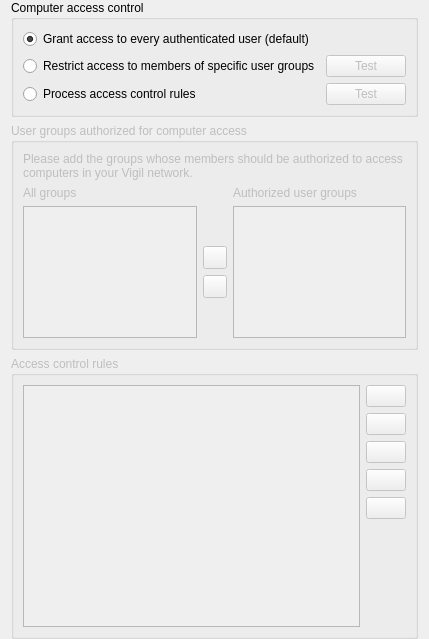
<?xml version="1.0" encoding="UTF-8"?>
<ui version="4.0">
 <class>AccessControlPage</class>
 <widget class="QWidget" name="AccessControlPage">
  <property name="windowTitle">
   <string notr="true">Form</string>
  </property>
  <layout class="QVBoxLayout" name="verticalLayout">
   <property name="topMargin">
    <number>0</number>
   </property>
   <property name="bottomMargin">
    <number>0</number>
   </property>
   <item>
    <widget class="QGroupBox" name="groupBox_19">
     <property name="title">
      <string>Computer access control</string>
     </property>
     <layout class="QGridLayout" name="gridLayout" columnstretch="1,0">
      <item row="2" column="0">
       <widget class="QRadioButton" name="isAccessControlRulesProcessingEnabled">
        <property name="text">
         <string>Process access control rules</string>
        </property>
        <attribute name="buttonGroup">
         <string notr="true">accessControlModeGroup</string>
        </attribute>
       </widget>
      </item>
      <item row="1" column="1">
       <widget class="QPushButton" name="testUserGroupsAccessControlButton">
        <property name="enabled">
         <bool>false</bool>
        </property>
        <property name="text">
         <string>Test</string>
        </property>
        <property name="icon">
         <iconset resource="../../core/resources/core.qrc">
          <normaloff>:/core/dialog-ok-apply.png</normaloff>:/core/dialog-ok-apply.png</iconset>
        </property>
       </widget>
      </item>
      <item row="2" column="1">
       <widget class="QPushButton" name="testAccessControlRulesButton">
        <property name="enabled">
         <bool>false</bool>
        </property>
        <property name="text">
         <string>Test</string>
        </property>
        <property name="icon">
         <iconset resource="../../core/resources/core.qrc">
          <normaloff>:/core/dialog-ok-apply.png</normaloff>:/core/dialog-ok-apply.png</iconset>
        </property>
       </widget>
      </item>
      <item row="0" column="0">
       <widget class="QRadioButton" name="skipAccessControl">
        <property name="text">
         <string>Grant access to every authenticated user (default)</string>
        </property>
        <property name="checked">
         <bool>true</bool>
        </property>
        <attribute name="buttonGroup">
         <string notr="true">accessControlModeGroup</string>
        </attribute>
       </widget>
      </item>
      <item row="1" column="0">
       <widget class="QRadioButton" name="isAccessRestrictedToUserGroups">
        <property name="text">
         <string>Restrict access to members of specific user groups</string>
        </property>
        <attribute name="buttonGroup">
         <string notr="true">accessControlModeGroup</string>
        </attribute>
       </widget>
      </item>
     </layout>
    </widget>
   </item>
   <item>
    <widget class="QGroupBox" name="groupBox">
     <property name="enabled">
      <bool>false</bool>
     </property>
     <property name="maximumSize">
      <size>
       <width>16777215</width>
       <height>400</height>
      </size>
     </property>
     <property name="title">
      <string>User groups authorized for computer access</string>
     </property>
     <layout class="QGridLayout" name="gridLayout_18">
      <item row="2" column="0">
       <widget class="QListWidget" name="allGroupsList">
        <property name="sizeAdjustPolicy">
         <enum>QAbstractScrollArea::AdjustToContents</enum>
        </property>
        <property name="sortingEnabled">
         <bool>true</bool>
        </property>
       </widget>
      </item>
      <item row="0" column="0" colspan="3">
       <widget class="QLabel" name="label_40">
        <property name="text">
         <string>Please add the groups whose members should be authorized to access computers in your Vigil network.</string>
        </property>
        <property name="wordWrap">
         <bool>true</bool>
        </property>
       </widget>
      </item>
      <item row="1" column="2">
       <widget class="QLabel" name="authorizedUserGroups">
        <property name="text">
         <string>Authorized user groups</string>
        </property>
       </widget>
      </item>
      <item row="2" column="2">
       <widget class="QListWidget" name="accessGroupsList">
        <property name="sizeAdjustPolicy">
         <enum>QAbstractScrollArea::AdjustToContents</enum>
        </property>
        <property name="sortingEnabled">
         <bool>true</bool>
        </property>
       </widget>
      </item>
      <item row="1" column="0">
       <widget class="QLabel" name="label_42">
        <property name="text">
         <string>All groups</string>
        </property>
       </widget>
      </item>
      <item row="2" column="1">
       <layout class="QVBoxLayout" name="verticalLayout_18">
        <item>
         <spacer name="verticalSpacer_15">
          <property name="orientation">
           <enum>Qt::Vertical</enum>
          </property>
          <property name="sizeHint" stdset="0">
           <size>
            <width>20</width>
            <height>40</height>
           </size>
          </property>
         </spacer>
        </item>
        <item>
         <widget class="QToolButton" name="addAccessGroupButton">
          <property name="icon">
           <iconset resource="../../core/resources/core.qrc">
            <normaloff>:/core/go-next.png</normaloff>:/core/go-next.png</iconset>
          </property>
         </widget>
        </item>
        <item>
         <widget class="QToolButton" name="removeAccessGroupButton">
          <property name="icon">
           <iconset resource="../../core/resources/core.qrc">
            <normaloff>:/core/go-previous.png</normaloff>:/core/go-previous.png</iconset>
          </property>
         </widget>
        </item>
        <item>
         <spacer name="verticalSpacer_16">
          <property name="orientation">
           <enum>Qt::Vertical</enum>
          </property>
          <property name="sizeHint" stdset="0">
           <size>
            <width>20</width>
            <height>40</height>
           </size>
          </property>
         </spacer>
        </item>
       </layout>
      </item>
     </layout>
    </widget>
   </item>
   <item>
    <widget class="QGroupBox" name="groupBox_2">
     <property name="enabled">
      <bool>false</bool>
     </property>
     <property name="title">
      <string>Access control rules</string>
     </property>
     <layout class="QGridLayout" name="gridLayout_23">
      <item row="6" column="1">
       <spacer name="verticalSpacer_12">
        <property name="orientation">
         <enum>Qt::Vertical</enum>
        </property>
        <property name="sizeHint" stdset="0">
         <size>
          <width>20</width>
          <height>88</height>
         </size>
        </property>
       </spacer>
      </item>
      <item row="3" column="1">
       <widget class="QPushButton" name="moveAccessControlRuleUpButton">
        <property name="toolTip">
         <string>Move selected rule up</string>
        </property>
        <property name="icon">
         <iconset resource="../../core/resources/core.qrc">
          <normaloff>:/core/go-up.png</normaloff>:/core/go-up.png</iconset>
        </property>
       </widget>
      </item>
      <item row="2" column="1">
       <widget class="QPushButton" name="editAccessControlRuleButton">
        <property name="toolTip">
         <string>Edit selected rule</string>
        </property>
        <property name="text">
         <string/>
        </property>
        <property name="icon">
         <iconset resource="../../core/resources/core.qrc">
          <normaloff>:/core/document-edit.png</normaloff>:/core/document-edit.png</iconset>
        </property>
       </widget>
      </item>
      <item row="0" column="1">
       <widget class="QPushButton" name="addAccessControlRuleButton">
        <property name="toolTip">
         <string>Add access control rule</string>
        </property>
        <property name="text">
         <string/>
        </property>
        <property name="icon">
         <iconset resource="../../core/resources/core.qrc">
          <normaloff>:/core/list-add.png</normaloff>:/core/list-add.png</iconset>
        </property>
       </widget>
      </item>
      <item row="1" column="1">
       <widget class="QPushButton" name="removeAccessControlRule">
        <property name="toolTip">
         <string>Remove access control rule</string>
        </property>
        <property name="text">
         <string/>
        </property>
        <property name="icon">
         <iconset resource="../../core/resources/core.qrc">
          <normaloff>:/core/edit-delete.png</normaloff>:/core/edit-delete.png</iconset>
        </property>
       </widget>
      </item>
      <item row="0" column="0" rowspan="7">
       <widget class="QListView" name="accessControlRulesView">
        <property name="sizeAdjustPolicy">
         <enum>QAbstractScrollArea::AdjustToContents</enum>
        </property>
        <property name="editTriggers">
         <set>QAbstractItemView::NoEditTriggers</set>
        </property>
       </widget>
      </item>
      <item row="4" column="1">
       <widget class="QPushButton" name="moveAccessControlRuleDownButton">
        <property name="toolTip">
         <string>Move selected rule down</string>
        </property>
        <property name="icon">
         <iconset resource="../../core/resources/core.qrc">
          <normaloff>:/core/go-down.png</normaloff>:/core/go-down.png</iconset>
        </property>
       </widget>
      </item>
      <item row="5" column="1">
       <widget class="QLabel" name="accessControlRules">
        <property name="text">
         <string/>
        </property>
       </widget>
      </item>
     </layout>
    </widget>
   </item>
  </layout>
 </widget>
 <tabstops>
  <tabstop>skipAccessControl</tabstop>
  <tabstop>isAccessRestrictedToUserGroups</tabstop>
  <tabstop>isAccessControlRulesProcessingEnabled</tabstop>
  <tabstop>testUserGroupsAccessControlButton</tabstop>
  <tabstop>testAccessControlRulesButton</tabstop>
  <tabstop>allGroupsList</tabstop>
  <tabstop>addAccessGroupButton</tabstop>
  <tabstop>removeAccessGroupButton</tabstop>
  <tabstop>accessGroupsList</tabstop>
  <tabstop>accessControlRulesView</tabstop>
  <tabstop>addAccessControlRuleButton</tabstop>
  <tabstop>removeAccessControlRule</tabstop>
  <tabstop>editAccessControlRuleButton</tabstop>
  <tabstop>moveAccessControlRuleUpButton</tabstop>
  <tabstop>moveAccessControlRuleDownButton</tabstop>
 </tabstops>
 <resources>
  <include location="../../core/resources/core.qrc"/>
 </resources>
 <connections>
  <connection>
   <sender>addAccessGroupButton</sender>
   <signal>clicked()</signal>
   <receiver>AccessControlPage</receiver>
   <slot>addAccessGroup()</slot>
   <hints>
    <hint type="sourcelabel">
     <x>494</x>
     <y>412</y>
    </hint>
    <hint type="destinationlabel">
     <x>494</x>
     <y>404</y>
    </hint>
   </hints>
  </connection>
  <connection>
   <sender>removeAccessGroupButton</sender>
   <signal>clicked()</signal>
   <receiver>AccessControlPage</receiver>
   <slot>removeAccessGroup()</slot>
   <hints>
    <hint type="sourcelabel">
     <x>494</x>
     <y>455</y>
    </hint>
    <hint type="destinationlabel">
     <x>494</x>
     <y>404</y>
    </hint>
   </hints>
  </connection>
  <connection>
   <sender>addAccessControlRuleButton</sender>
   <signal>clicked()</signal>
   <receiver>AccessControlPage</receiver>
   <slot>addAccessControlRule()</slot>
   <hints>
    <hint type="sourcelabel">
     <x>935</x>
     <y>580</y>
    </hint>
    <hint type="destinationlabel">
     <x>494</x>
     <y>404</y>
    </hint>
   </hints>
  </connection>
  <connection>
   <sender>removeAccessControlRule</sender>
   <signal>clicked()</signal>
   <receiver>AccessControlPage</receiver>
   <slot>removeAccessControlRule()</slot>
   <hints>
    <hint type="sourcelabel">
     <x>935</x>
     <y>622</y>
    </hint>
    <hint type="destinationlabel">
     <x>494</x>
     <y>404</y>
    </hint>
   </hints>
  </connection>
  <connection>
   <sender>editAccessControlRuleButton</sender>
   <signal>clicked()</signal>
   <receiver>AccessControlPage</receiver>
   <slot>editAccessControlRule()</slot>
   <hints>
    <hint type="sourcelabel">
     <x>935</x>
     <y>665</y>
    </hint>
    <hint type="destinationlabel">
     <x>494</x>
     <y>404</y>
    </hint>
   </hints>
  </connection>
  <connection>
   <sender>moveAccessControlRuleDownButton</sender>
   <signal>clicked()</signal>
   <receiver>AccessControlPage</receiver>
   <slot>moveAccessControlRuleDown()</slot>
   <hints>
    <hint type="sourcelabel">
     <x>935</x>
     <y>749</y>
    </hint>
    <hint type="destinationlabel">
     <x>494</x>
     <y>404</y>
    </hint>
   </hints>
  </connection>
  <connection>
   <sender>moveAccessControlRuleUpButton</sender>
   <signal>clicked()</signal>
   <receiver>AccessControlPage</receiver>
   <slot>moveAccessControlRuleUp()</slot>
   <hints>
    <hint type="sourcelabel">
     <x>935</x>
     <y>707</y>
    </hint>
    <hint type="destinationlabel">
     <x>494</x>
     <y>404</y>
    </hint>
   </hints>
  </connection>
  <connection>
   <sender>isAccessRestrictedToUserGroups</sender>
   <signal>toggled(bool)</signal>
   <receiver>groupBox</receiver>
   <slot>setEnabled(bool)</slot>
   <hints>
    <hint type="sourcelabel">
     <x>494</x>
     <y>114</y>
    </hint>
    <hint type="destinationlabel">
     <x>494</x>
     <y>354</y>
    </hint>
   </hints>
  </connection>
  <connection>
   <sender>isAccessControlRulesProcessingEnabled</sender>
   <signal>toggled(bool)</signal>
   <receiver>groupBox_2</receiver>
   <slot>setEnabled(bool)</slot>
   <hints>
    <hint type="sourcelabel">
     <x>494</x>
     <y>160</y>
    </hint>
    <hint type="destinationlabel">
     <x>494</x>
     <y>660</y>
    </hint>
   </hints>
  </connection>
  <connection>
   <sender>accessControlRulesView</sender>
   <signal>doubleClicked(QModelIndex)</signal>
   <receiver>AccessControlPage</receiver>
   <slot>editAccessControlRule()</slot>
   <hints>
    <hint type="sourcelabel">
     <x>331</x>
     <y>791</y>
    </hint>
    <hint type="destinationlabel">
     <x>983</x>
     <y>527</y>
    </hint>
   </hints>
  </connection>
  <connection>
   <sender>testUserGroupsAccessControlButton</sender>
   <signal>clicked()</signal>
   <receiver>AccessControlPage</receiver>
   <slot>testUserGroupsAccessControl()</slot>
   <hints>
    <hint type="sourcelabel">
     <x>920</x>
     <y>118</y>
    </hint>
    <hint type="destinationlabel">
     <x>986</x>
     <y>114</y>
    </hint>
   </hints>
  </connection>
  <connection>
   <sender>testAccessControlRulesButton</sender>
   <signal>clicked()</signal>
   <receiver>AccessControlPage</receiver>
   <slot>testAccessControlRules()</slot>
   <hints>
    <hint type="sourcelabel">
     <x>933</x>
     <y>167</y>
    </hint>
    <hint type="destinationlabel">
     <x>984</x>
     <y>162</y>
    </hint>
   </hints>
  </connection>
  <connection>
   <sender>isAccessRestrictedToUserGroups</sender>
   <signal>toggled(bool)</signal>
   <receiver>testUserGroupsAccessControlButton</receiver>
   <slot>setEnabled(bool)</slot>
   <hints>
    <hint type="sourcelabel">
     <x>447</x>
     <y>116</y>
    </hint>
    <hint type="destinationlabel">
     <x>914</x>
     <y>116</y>
    </hint>
   </hints>
  </connection>
  <connection>
   <sender>isAccessControlRulesProcessingEnabled</sender>
   <signal>toggled(bool)</signal>
   <receiver>testAccessControlRulesButton</receiver>
   <slot>setEnabled(bool)</slot>
   <hints>
    <hint type="sourcelabel">
     <x>447</x>
     <y>166</y>
    </hint>
    <hint type="destinationlabel">
     <x>914</x>
     <y>166</y>
    </hint>
   </hints>
  </connection>
  <connection>
   <sender>allGroupsList</sender>
   <signal>doubleClicked(QModelIndex)</signal>
   <receiver>AccessControlPage</receiver>
   <slot>addAccessGroup()</slot>
   <hints>
    <hint type="sourcelabel">
     <x>181</x>
     <y>464</y>
    </hint>
    <hint type="destinationlabel">
     <x>357</x>
     <y>484</y>
    </hint>
   </hints>
  </connection>
  <connection>
   <sender>accessGroupsList</sender>
   <signal>doubleClicked(QModelIndex)</signal>
   <receiver>AccessControlPage</receiver>
   <slot>removeAccessGroup()</slot>
   <hints>
    <hint type="sourcelabel">
     <x>534</x>
     <y>464</y>
    </hint>
    <hint type="destinationlabel">
     <x>357</x>
     <y>484</y>
    </hint>
   </hints>
  </connection>
 </connections>
 <slots>
  <slot>addAccessGroup()</slot>
  <slot>removeAccessGroup()</slot>
  <slot>addAccessControlRule()</slot>
  <slot>removeAccessControlRule()</slot>
  <slot>editAccessControlRule()</slot>
  <slot>moveAccessControlRuleUp()</slot>
  <slot>moveAccessControlRuleDown()</slot>
  <slot>testAccessControlRules()</slot>
  <slot>testUserGroupsAccessControl()</slot>
 </slots>
 <buttongroups>
  <buttongroup name="accessControlModeGroup"/>
 </buttongroups>
</ui>
